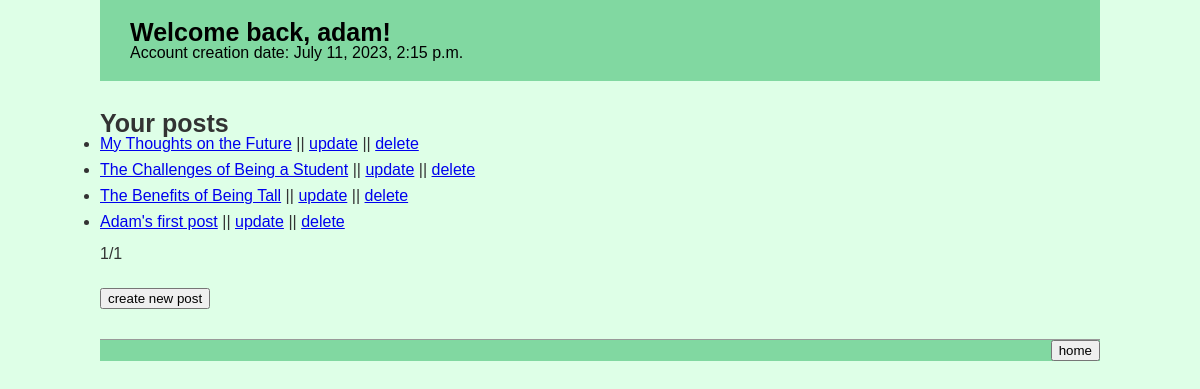
Screenshot of /user/ (signed in) with the database file from the repository.
### The_Blogs/models.py (models this page shows, shortened)
class Blog(models.Model):
    author = models.ForeignKey(settings.AUTH_USER_MODEL,
                               on_delete=models.CASCADE,
                               blank=True,
                               null=True,)
    title = models.CharField(max_length=80, default=None)
    content = models.TextField(default=None)
    created_at = models.DateTimeField(auto_now_add=True)
    is_public = models.BooleanField(default=False)

### The_Blogs/views.py (the view)
# urls.py: path("user/", views.user_view, name="user"),
@login_required
def user_view(request):
    user = request.user
    if not user.is_authenticated:
        return HttpResponse("You are not logged in")
    user_written_blogs = Blog.objects.filter(author=user).order_by("-created_at")
    paginated_user_written_blogs= paginate_queryset(request, user_written_blogs, MAX_POST_PER_PAGE)
    params = {
        "user": user,
        "blogs": paginated_user_written_blogs.object_list,
        "page_obj": paginated_user_written_blogs,
    }
    return render(request, UserDefinedConstValue.APPNAME + "/user.html", params)

### The_Blogs/views.py (called while the page is built)
def paginate_queryset(request, queryset, count):
    paginator = Paginator(queryset, count)
    page = request.GET.get('page')
    try:
        page_obj = paginator.page(page)
    except PageNotAnInteger:
        page_obj = paginator.page(1)
    except EmptyPage:
        page_obj = paginator.page(paginator.num_pages)
    return page_obj

### The_Blogs/templates/The_Blogs/user.html (shortened to what this page needs)
{% load static %}
<!doctype html>
<html lang="en">
<head>
    <link rel="stylesheet" href={% static "/style.css" %}>
</head>
<body>
    <header>
        <h1>Welcome back, {{ user.username }}!</h1>
        <p>Account creation date: {{ user.date_joined }}</p>
    </header>
    <section>
        <h1>Your posts</h1>
        <ul>
        {% for blog in blogs %}
        {% if user.is_authenticated or blog.is_public %}
        <li class="SpacedList">{% if not blog.is_public %}[draft] {% endif %}
            <a href="{% url 'blog_detail' blog.pk %}">{{ blog.title }}</a>
            ||
            <a href="{% url 'blog_update' blog.pk %}">update</a>
            ||
            <a href="{% url 'blog_delete' blog.pk %}">delete</a>
        {% endif %}
        {% empty %}
        You don't have any posts yet.
        {% endfor %}
        <br>
        <br>
        {{ page_obj.number }}/{{ page_obj.paginator.num_pages }}
        </ul>
        <br>
        <button onclick="location.href='../blog/add'">create new post</button>
    </section>
    <footer>
        <button onclick="location.href='../home'">home</button>
    </footer>
</body>
</html>

### The_Blogs/static/style.css (style rules this page uses)
html,body,div,span,object,iframe,h1,h2,h3,h4,h5,h6,p,blockquote,pre,abbr,address,cite,code,del,dfn,em,img,ins,kbd,q,samp,small,strong,sub,sup,var,b,i,dl,dt,dd,ol,ul,li,fieldset,form,label,legend,table,caption,tbody,tfoot,thead,tr,th,td,article,aside,canvas,details,figcaption,figure,footer,header,hgroup,menu,nav,section,summary,time,mark,audio,video { margin:0;padding:0;border:0;outline:0;font-size:100%;vertical-align:baseline;background:transparent }
body { line-height:1; font-family: arial; }
h1 { font-size: 25px; }
article,aside,details,figcaption,figure,footer,header,hgroup,menu,nav,section { display:block }
a { margin:0;padding:0;font-size:100%;vertical-align:baseline;background:transparent }
body,html { background-color: rgb(222, 255, 231); }
header { background: #81d8a1; padding: 20px 30px; max-width: 940px; margin: auto; }
.SpacedList { margin-bottom: 10px; }
footer { background: #81d8a1; max-width: 1000px; margin: auto; clear: both; text-align: right; }
body > section { max-width: 1000px; margin: auto; padding: 30px 0px; border-bottom: 1px solid #999; color: #333; }

### rows the page displays
Blog: title "My Thoughts on the Future"
Blog: title "The Challenges of Being a Student"
Blog: title "The Benefits of Being Tall"
Blog: title "Adam's first post"

### other values shown
{{ user.username }} "adam"
{{ user.date_joined }} "July 11, 2023, 2:15 p.m."
{{ page_obj.number }} "1"
{{ page_obj.paginator.num_pages }} "1"
